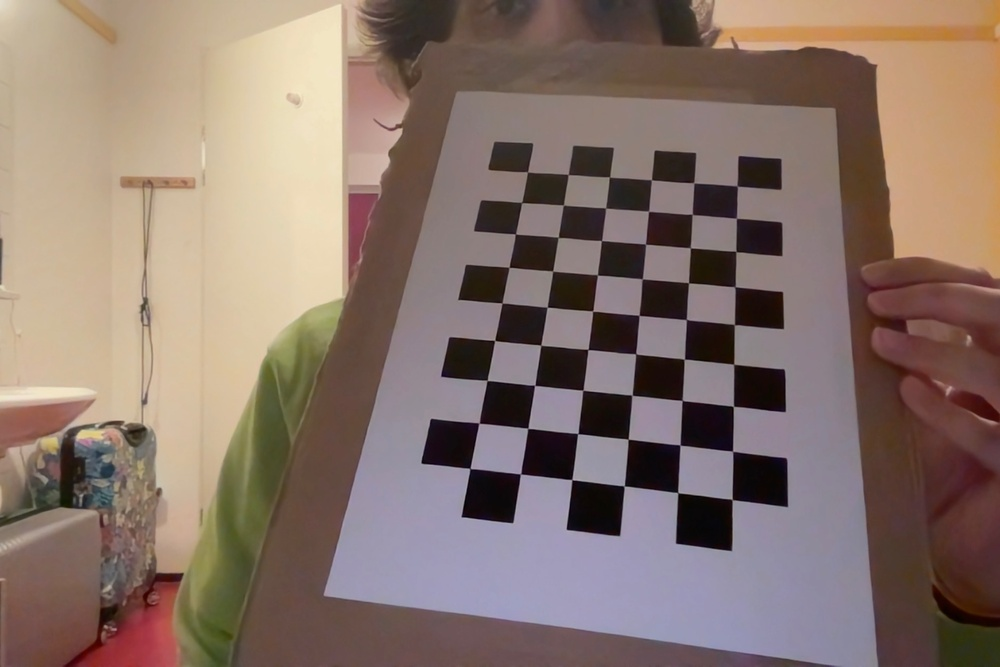
#> input picture camera_geometric_calibration/calibration_imgs/Photo on 16-02-23 at 19.07.jpeg, 1000 x 667 px, shrunk from 1878 x 1252 before the run
$ python online.py --pattern_shape 5 5 --square_size 100 --test_image_path 'calibration_imgs/Photo on 16-02-23 at 19.07.jpeg'
#> lines starting #> are read from the running program, lines starting #| are printed output that depends on the picture
import copy
import os
import cv2
import numpy as np
import argparse
from warnings import warn


def cli_arguments_parse():
    """
    This function defines a CLI, parses and checks the CLI arguments and returns them.
    There is only 1 required argument: square_size.
    If the parsing fails or one of the parameters is not well-formed then the entire script is aborted and a CLI message displayed.
    """
    parser = argparse.ArgumentParser(description="Camera Calibration")
    parser._action_groups.pop()

    required = parser.add_argument_group('Required arguments')
    optional = parser.add_argument_group('Optional arguments')

    required.add_argument("-p", "--pattern_shape", type=int, nargs=2, help='Pattern shape (Px, Py)', required=True)
    required.add_argument("-s", "--square_size", type=int, help='Square size (mm)', required=True)

    required_group = required.add_mutually_exclusive_group(required=True)
    required_group.add_argument("-t", "--test_image_path", type=str, help='Test image path')
    required_group.add_argument("-w", "--use_webcam", help='Use real-time webcam video', action='store_true')

    optional.add_argument("-c", "--cam_params_dir_path", type=str, help="Training images folder path",
                          default=os.getcwd())

    args = parser.parse_args()

    if not os.path.isdir(args.cam_params_dir_path):
        parser.error("The camera parameters directory path is not well-formed!")

    if not args.use_webcam and not os.path.isfile(args.test_image_path):
        parser.error("The test image path is not well-formed!")

    return args


def load_camera_parameters(dir_path):
    """
    This function loads all the estimated camera parameters and sort them by calibration run
    :param dir_path: loading directory
    :return: A list containing the estimated camera parameters for each calibration run
    """
    return list(sorted([
        np.load(os.path.join(dir_path, fn))
        for fn in os.listdir(dir_path)
        if fn.endswith(".npz")
    ], key=lambda x: x["run"]))


# [53 lines left out: functions draw_cube, draw_frame_axis, process_frame, not called in this run]


if __name__ == "__main__":
    # CLI arguments parsing and error detection stage
    args = cli_arguments_parse()

    # Loading calibrations parameters
    calibrations = load_camera_parameters(args.cam_params_dir_path)

    # Defining object points
    default_object_points = np.zeros((args.pattern_shape[0] * args.pattern_shape[1], 3), dtype=np.float32)
    default_object_points[:, :2] = np.mgrid[0:args.pattern_shape[0], 0:args.pattern_shape[1]].T.reshape(-1,
                                                                                                        2) * args.square_size

    # If a test image path is specified then use it
    if args.test_image_path is not None:
        test_image = cv2.imread(args.test_image_path)
#> test_image is the input picture: shape (667, 1000, 3); mean B, G, R 107.7, 117.2, 136.7
        test_gray = cv2.cvtColor(test_image, cv2.COLOR_BGR2GRAY)
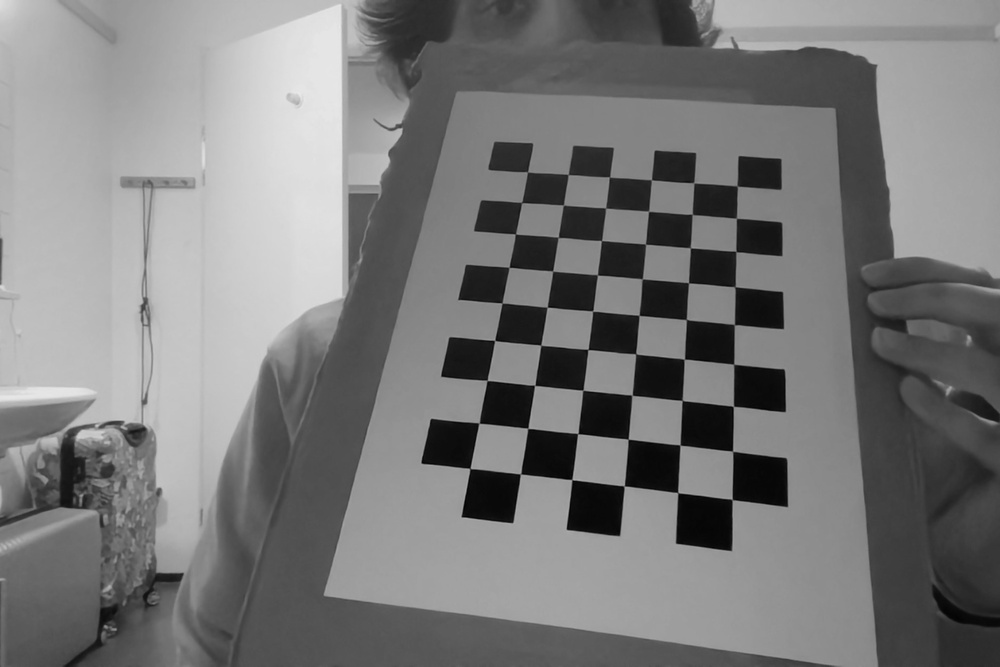
#> test_gray: shape (667, 1000); min 1, max 233, mean 121.9

        # Find the chessboard corners
        found, coords = cv2.findChessboardCorners(test_gray, args.pattern_shape,
                                                  flags=cv2.CALIB_CB_ADAPTIVE_THRESH +
                                                        cv2.CALIB_CB_NORMALIZE_IMAGE +
                                                        cv2.CALIB_CB_FAST_CHECK +
                                                        cv2.CALIB_CB_FILTER_QUADS)
#> found = False; coords = None

        # If no corner is found then print a warning and abort the execution
        if not found:
            warn("[CORNERS_DET_FAIL]: Couldn't detect chessboard corners automatically, aborting the script now!")
            exit(0)
#> (the program exits here)
